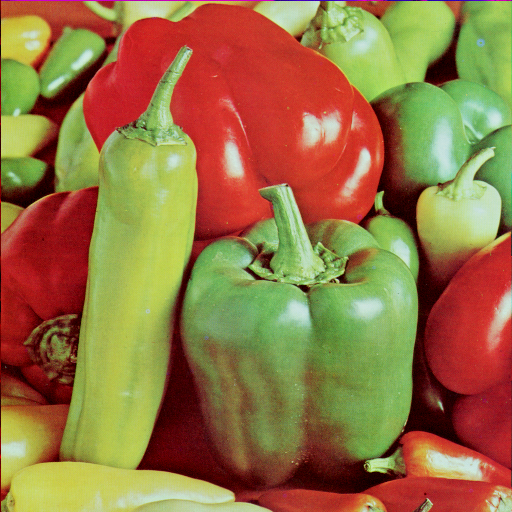
//> input picture 4-espacios de color/peppers.png, 512 x 512 px
$ ./ColorSpaces peppers.png   (built with g++ and OpenCV 4)
//> lines starting //> are read from the running program, lines starting //| are printed output that depends on the picture
#include <stdio.h>
#include <opencv2/opencv.hpp>

using namespace cv;

int main(int argc, char** argv )
{
    if ( argc != 2 )
    {
        printf("usage: %s <Image_Path>\n", argv[0]);
        return -1;
    }

    Mat RGB, HSV, Lab;
    RGB = imread( argv[1], 1 );
//> RGB is the input picture: 512 rows x 512 cols, CV_8UC3; mean B, G, R 66.5, 115.6, 149.8

    if ( !RGB.data )
    {
        printf("No image data \n");
        return -1;
    }

    vector<Mat> bgr_planes;
    split(RGB, bgr_planes);

    cvtColor(RGB, HSV, CV_BGR2HSV);
//> HSV: 512 rows x 512 cols, CV_8UC3; mean H, S, V 41.4, 162.5, 165.9
    vector<Mat> hsv_planes;
    split(HSV, hsv_planes);
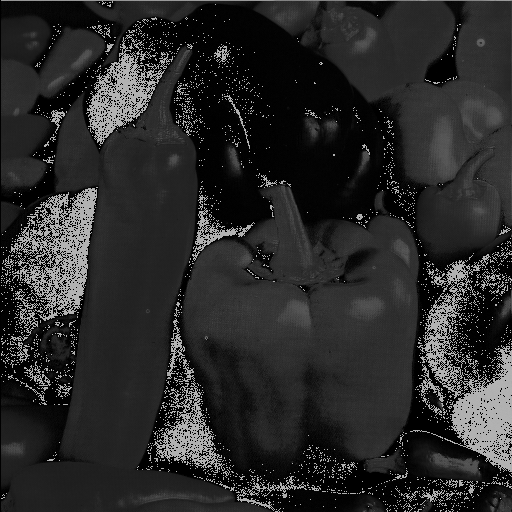
//> hsv_planes[0]: 512 rows x 512 cols, CV_8UC1; min 0, max 179, mean 41.4
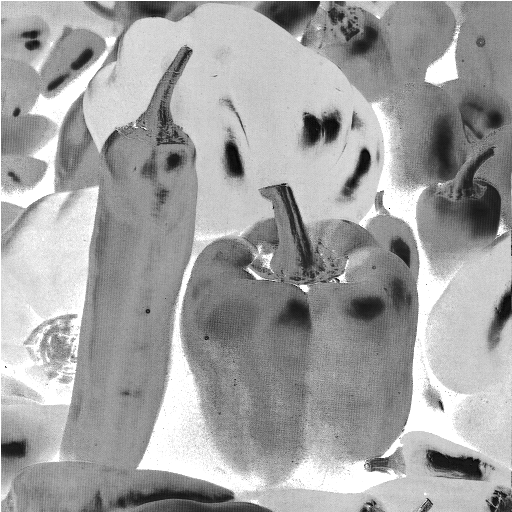
//> hsv_planes[1]: 512 rows x 512 cols, CV_8UC1; min 0, max 255, mean 162.5

    namedWindow("RGB", WINDOW_AUTOSIZE );
    imshow("RGB", RGB);
    imwrite("RGB.png", RGB);

    namedWindow("HSV", WINDOW_AUTOSIZE );
    imshow("HSV", HSV);
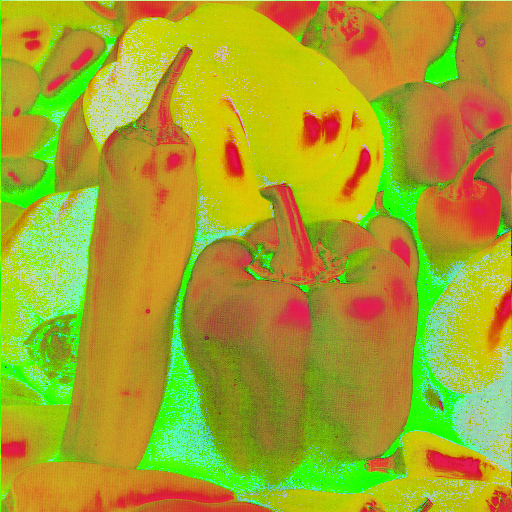
//> window 'HSV': 512 rows x 512 cols, CV_8UC3; mean B, G, R 41.4, 162.5, 165.9
    imwrite("HSV.png", HSV);

    namedWindow("B", WINDOW_AUTOSIZE );
    imshow("B", bgr_planes[0]);
    imwrite("B.png", bgr_planes[0]);

    namedWindow("G", WINDOW_AUTOSIZE );
    imshow("G", bgr_planes[1]);
    imwrite("G.png", bgr_planes[1]);

    namedWindow("R", WINDOW_AUTOSIZE );
    imshow("R", bgr_planes[2]);
    imwrite("R.png", bgr_planes[2]);

    namedWindow("H", WINDOW_AUTOSIZE );
    imshow("H", hsv_planes[0]);
    imwrite("H.png", hsv_planes[0]);

    namedWindow("S", WINDOW_AUTOSIZE );
    imshow("S", hsv_planes[1]);
    imwrite("S.png", hsv_planes[1]);

    namedWindow("V", WINDOW_AUTOSIZE );
    imshow("V", hsv_planes[2]);
    imwrite("V.png", hsv_planes[2]);

    cvtColor(RGB, Lab, CV_BGR2Lab);
//> Lab: 512 rows x 512 cols, CV_8UC3; mean of channels 0, 1, 2 135.7, 135.2, 163.4
    vector<Mat> Lab_planes;
    split(Lab, Lab_planes);
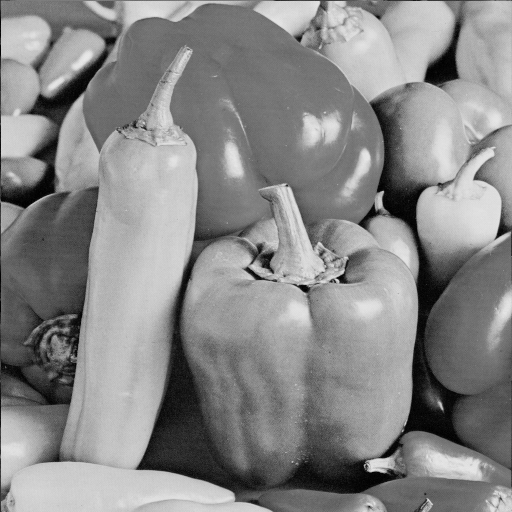
//> Lab_planes[0]: 512 rows x 512 cols, CV_8UC1; min 0, max 234, mean 135.7
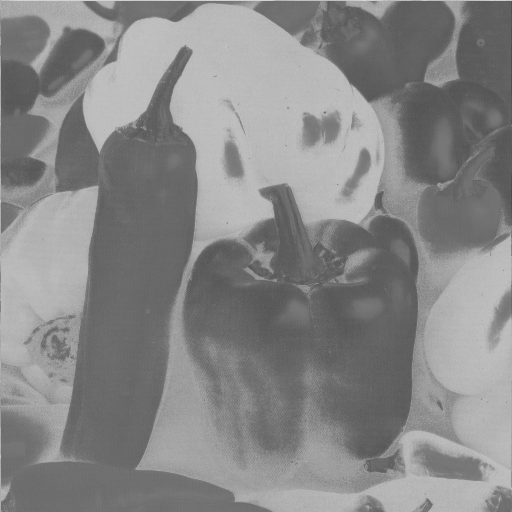
//> Lab_planes[1]: 512 rows x 512 cols, CV_8UC1; min 71, max 215, mean 135.2
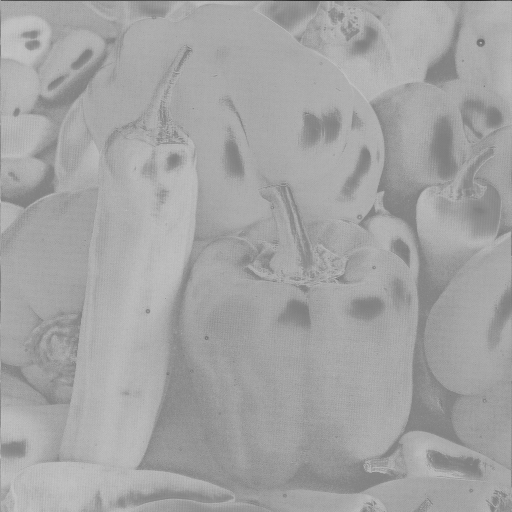
//> Lab_planes[2]: 512 rows x 512 cols, CV_8UC1; min 43, max 197, mean 163.4

    namedWindow("Lab", WINDOW_AUTOSIZE );
    imshow("Lab", Lab);
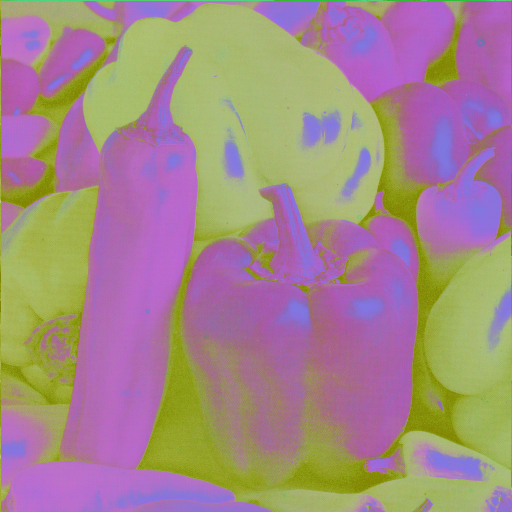
//> window 'Lab': 512 rows x 512 cols, CV_8UC3; mean B, G, R 135.7, 135.2, 163.4
    imwrite("Lab.png", Lab);

    namedWindow("LabL", WINDOW_AUTOSIZE );
    imshow("LabL", Lab_planes[0]);
    imwrite("LabL.png", Lab_planes[0]);

    namedWindow("LabA", WINDOW_AUTOSIZE );
    imshow("LabA", Lab_planes[1]);
    imwrite("LabA.png", Lab_planes[1]);

    namedWindow("LabB", WINDOW_AUTOSIZE );
    imshow("LabB", Lab_planes[2]);
    imwrite("LabB.png", Lab_planes[2]);

    waitKey(0);

    return 0;
}
